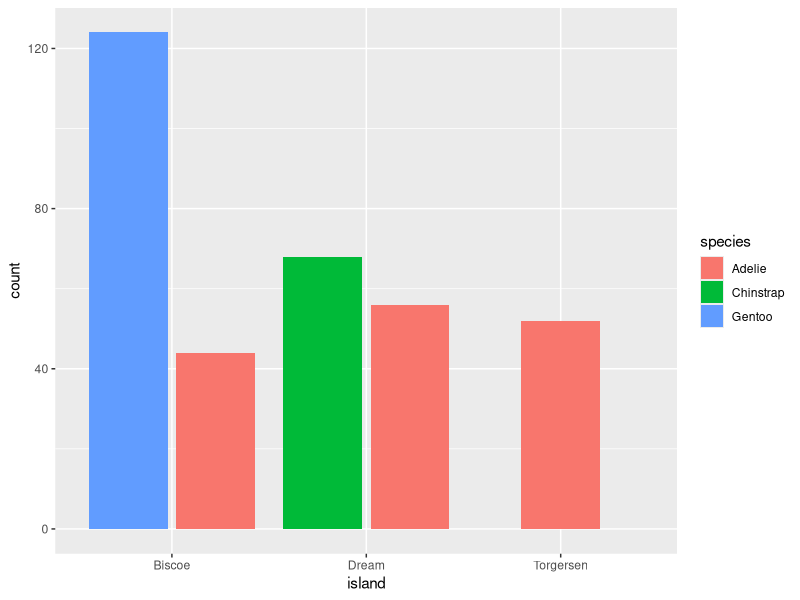
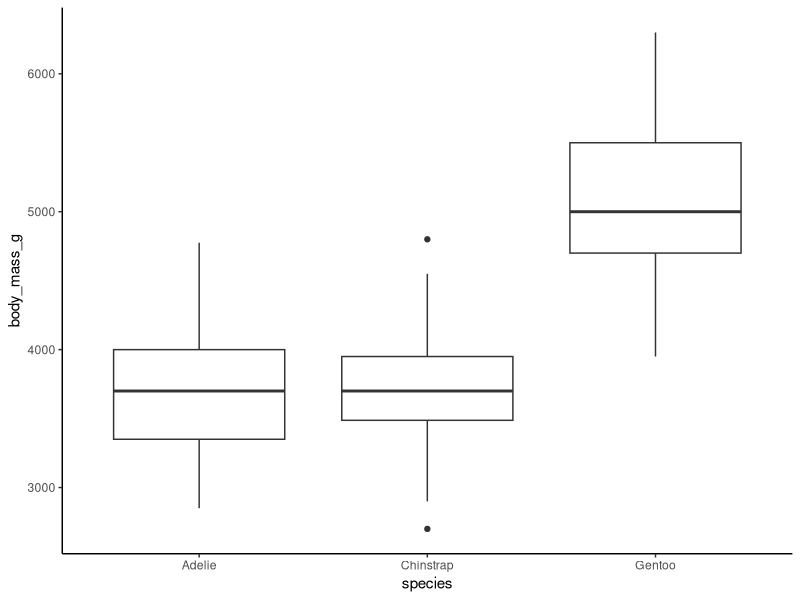

These charts were generated, in order, by the following R code: (Note: this script raises an error after producing the figures.)
## ---- chunk 1
knitr::opts_chunk$set(echo = TRUE)
library(palmerpenguins)
library(ggplot2)
## ---- chunk 2
# plot of islands
ggplot(penguins, aes(x = island))+geom_bar(aes(fill=species),position=position_dodge2(preserve="single",reverse= TRUE))
## ---- chunk 3
ggplot(penguins, aes(x=species, y= body_mass_g))+geom_boxplot()+theme_classic()
## ---- chunk 4
ggplot(penguins, aes= body_mass_g, y =flipper_length_m)+geom_point(aes(colour=sex))+ geom_smooth(method= "lm")+ theme_classic
## ---- chunk 5
fit<- lm(flipper_length_mm ~ body_mass_g + sex, data= penguins)
summary(fit)
## ---- chunk 6
ggplot(penguins, aes (x=body_mass_g, y= flipper_length_mm))+geom_point (aes(colour=sex))+geom_smooth(aes(colour=sex), method ="lm") +scale_color_viridis_d()+theme_classic()
## ---- chunk 7
fit <- glm(sex~body_mass_g + flipper_length_mm, family= binomial(), data=penguins)
summary(fit)
## ---- chunk 8
model="lm"(body_mass_g~island + sex + species, data=penguins)
summary (model)

model2=lm(body_mass_g ~sex +species, data= penguins)
anova(model,model2)
